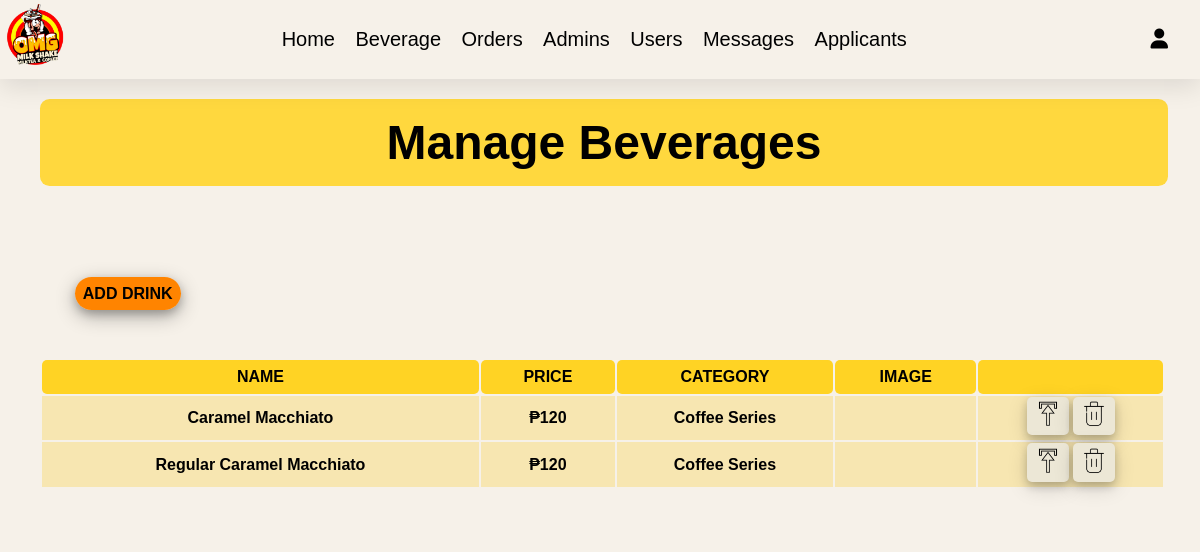
Before: /admin/manage-drink.php (signed in) with the older database file.
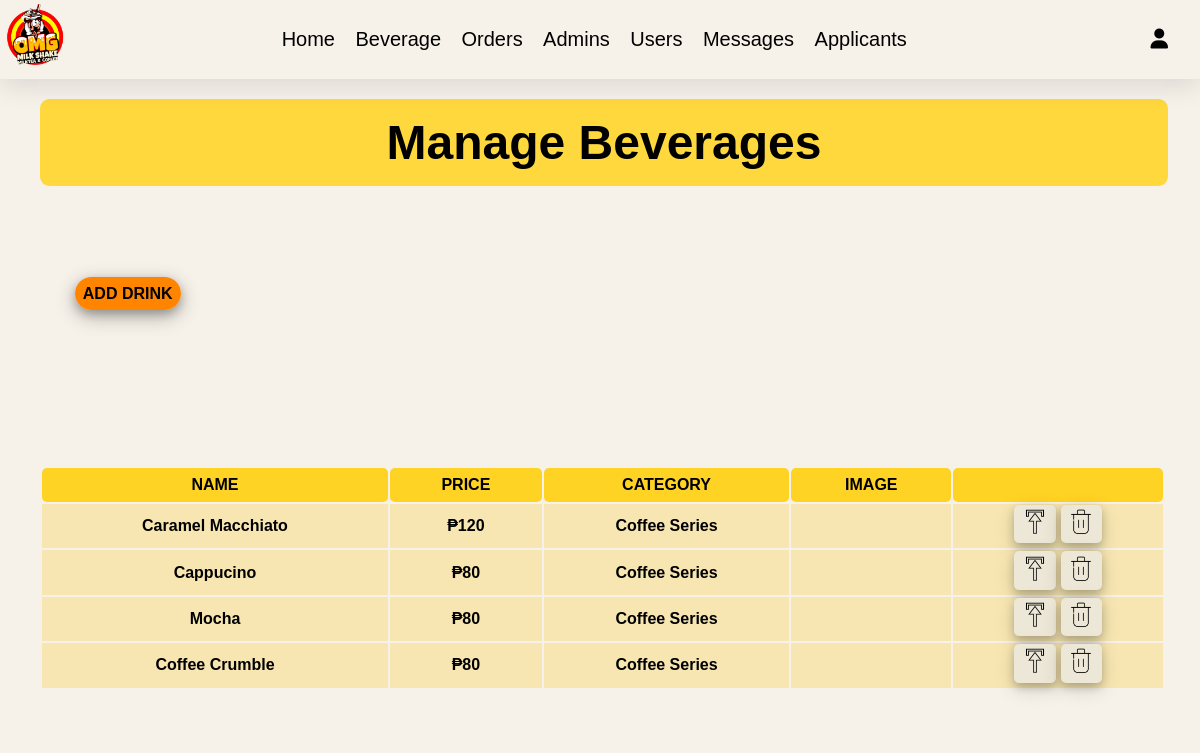
After: the same page with the newer database file.
### tables this page shows
CREATE TABLE `products` (
  `id` int(100) NOT NULL,
  `name` varchar(100) NOT NULL,
  `category` varchar(100) NOT NULL,
  `price` int(10) NOT NULL,
  `priceR` int(10) NOT NULL,
  `description` text NOT NULL,
  `size` varchar(50) NOT NULL DEFAULT 'Regular',
  `image` varchar(100) NOT NULL
);

### admin/manage-drink.php (the view, shortened to what this page needs)
<?php
include '../components/connect.php';
?>
<!DOCTYPE html>
<html lang="en">
<head>
   <link rel="stylesheet" href="https://cdnjs.cloudflare.com/ajax/libs/font-awesome/6.1.1/css/all.min.css">
   <link rel="stylesheet" href="../css/admin_style.css">
</head>
<body>
<?php include '../components/admin_header.php' ?>
<section>
   <div class="main-content">
   <div class="wrapper">
   <h1 class="heading">Manage Beverages</h1>
   <div class="col-4 btn-primary"><a href="products.php">ADD DRINK</a></div>
   <table class="tbl-full">
   <tr>
      <th class="headers">NAME</th>
      <th class="headers">PRICE </th>
      <th class="headers">CATEGORY</th>
      <th class="headers">IMAGE</th>
      <th class="headers last" ></th>
   </tr>
   <?php
      $show_products = $conn->prepare("SELECT * FROM `products`");
      $show_products->execute();
      if($show_products->rowCount() > 0){
         while($fetch_products = $show_products->fetch(PDO::FETCH_ASSOC)){
   ?>   <br><br><br>
     <tr class="table-content">
     <th><?= $fetch_products['name']; ?></th>
     <th><span>₱</span><?= $fetch_products['price']; ?></th>
     <th> <?= $fetch_products['category']; ?></td>
     <th><img src="../images/<?= $fetch_products['image']; ?>" alt="" width="100px"></th>
     <th>
         <a href="update_product.php?update=<?= $fetch_products['id']; ?>"><img src="../images/icons/update.png"/ class="manage-drink-icons-update"/></a>
         <a href="products.php?delete=<?= $fetch_products['id']; ?>" onclick="return confirm('delete this drink?');"><img src="../images/icons/delete.png"/ class="manage-drink-icons-delete"/></a>
     </th>
         </tr>
        </div>
   <?php
         }
      }else{
         echo '<p class="empty">no products added yet!</p>';
      }
   ?>
    </section>
</body>
</html>

### components/admin_header.php (shortened to what this page needs)
<header class="header">
   <section class="flex">
   <a href="../dashboard.php" class="logo"><img src="../images/omg-logo.png" image style="object-fit: contain; width: 70px;"></a>
      <nav class="navbar">
         <a href="dashboard.php">home</a>
         <a href="manage-drink.php">beverage</a>
         <a href="placed_orders.php">orders</a>
         <a href="admin_accounts.php">admins</a>
         <a href="users_accounts.php">users</a>
         <a href="messages.php">messages</a>
         <a href="applicants.php">applicants</a>
      </nav>
      <div class="icons">
         <div id="user-btn" class="fas fa-user"></div>
      </div>
   </section>
</header>

### css/admin_style.css (style rules this page uses)
:root { --green:#27ae60; --black:#e32411; --light-color:#666; --box-shadow:0 .5rem 1.5rem rgba(0,0,0, .1); }
body { font-family: "Gill Sans", sans-serif; margin: auto; padding: inherit; box-sizing: border-box; text-decoration: none; outline: none; border: none; text-transform: capitalize; transition: all .2s linear; color: black; background-color: #F6F1E9; }
.col-4 { width: 18%; margin: 1%; padding: 2%; float: left; }
.btn-primary a { margin-top: .2rem; background-color: #FF8400; padding: .5rem; color: black; text-decoration: none; font-weight: bold; border-radius: 25px; box-shadow: 0 4px 8px 0 rgba(0, 0, 0, 0.2), 0 6px 20px 0 rgba(0, 0, 0, 0.30); }
.main-content { background-color: #F6F1E9; padding: 3% 0; margin-left: 2.5rem; }
.wrapper { align-items: center; }
.tbl-full { width: 97%; margin-right: 3rem; text-align: center; }
.headers { text-align: center; background-color: #ffd324; padding: .5rem; border-radius: 5px; }
.table-content { background-color: rgb(247, 230, 177); }
.manage-drink-icons-update { width: 2rem ; height: 2rem ; padding: .2rem ; padding-left: .3rem; padding-right: .3rem; background-color: #ece7d6; border-radius: 5px; box-shadow: 0 4px 8px 0 rgba(0, 0, 0, 0.2), 0 6px 20px 0 rgba(0, 0, 0, 0.15); }
.manage-drink-icons-delete { width: 2rem ; height: 2rem ; padding: .2rem ; padding-left: .3rem; padding-right: .3rem; background-color: #ece7d6; border-radius: 5px; box-shadow: 0 4px 8px 0 rgba(0, 0, 0, 0.2), 0 6px 20px 0 rgba(0, 0, 0, 0.15); }
.heading { text-align: center; margin-top: -1rem; margin-bottom: 4rem; text-transform: capitalize; color:black; font-size: 3rem; padding: 1rem; padding-left: .3rem; padding-right: .3rem; background-color: #ffd83e; margin-right: 2rem; border-radius: .6rem; }
.header { position: sticky; top:0; left:0; right:0; background-color: #F6F1E9; box-shadow: var(--box-shadow); z-index: 1000; border-bottom: var(--border); }
.header .flex { display: flex; align-items: center; justify-content: space-between; position: relative; }
.header .flex .logo { font-size: 2.5rem; color:var(--black); }
.header .flex .navbar a { margin:0 .5rem; font-size: 20px; color:black; text-decoration: none; }
.header .flex .icons > * { font-size:20px; cursor: pointer; color:black; margin-left: 2rem; margin-right: 2rem; }

Changed rows visible on the page:
changed products: name "Regular Caramel Macchiato" → "Cappucino"; price "120" → "80"
added products: name "Mocha", price "80", category "Coffee Series"
added products: name "Coffee Crumble", price "80", category "Coffee Series"
